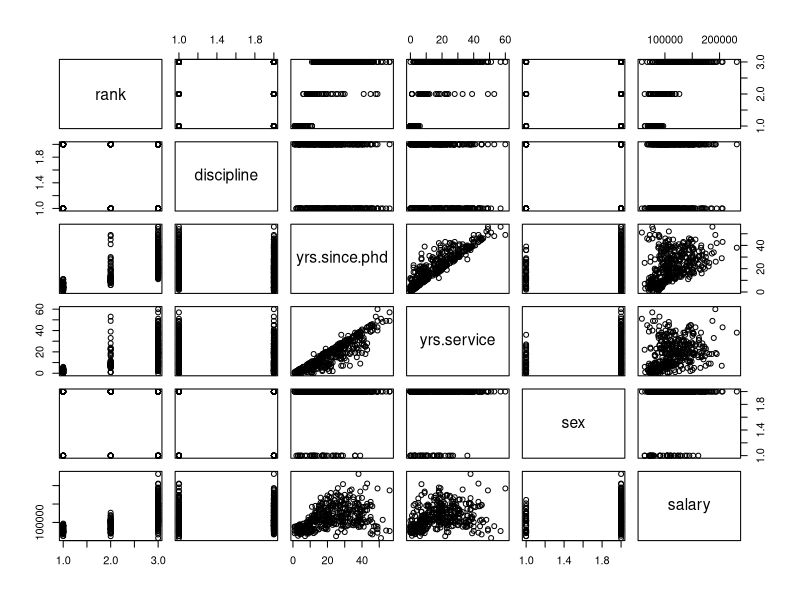
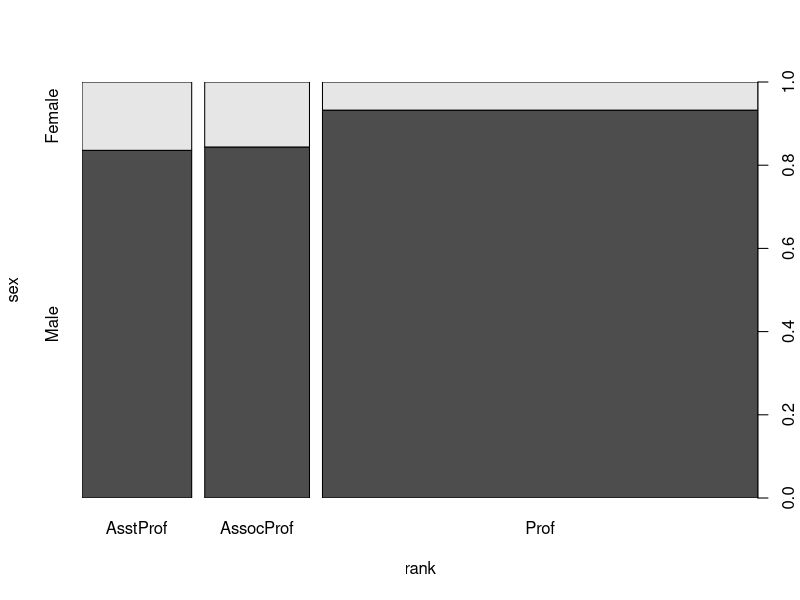
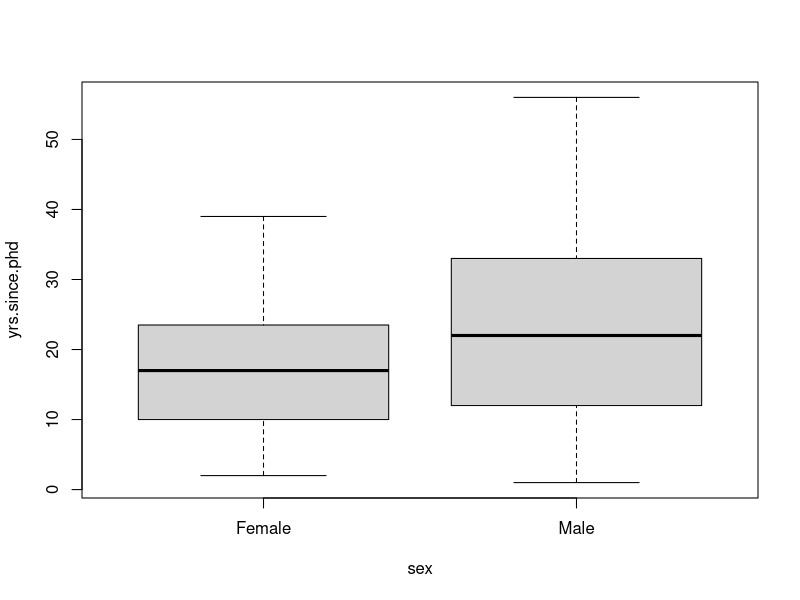
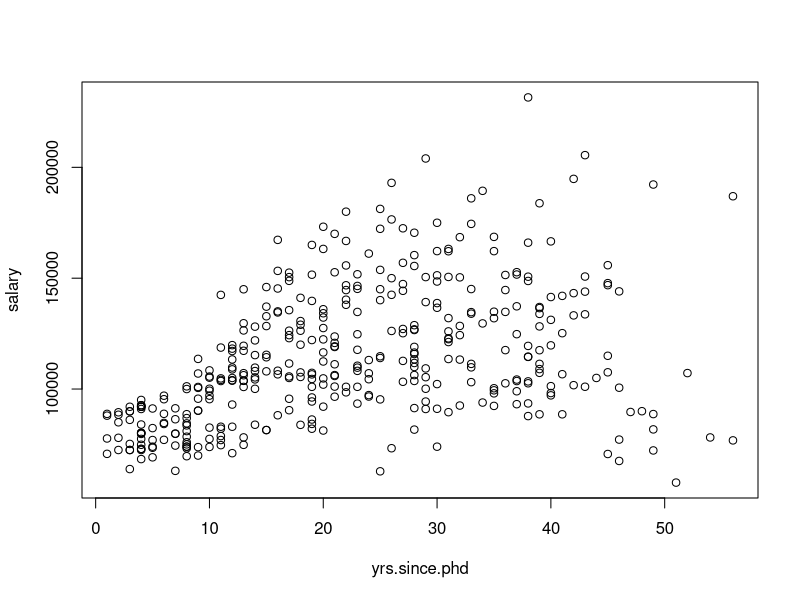

Reproduce these figures in R, in order.
##############################################################################
## Coding Worksheet 2: 2D Arrays and Visualizations 101
## Author: Amelia Bertozzi-Villa
## Description: Introduces 2-D arrays, loading data, installing libraries.
##              Runs through basic visualization using ggplot.
## Sections:
## I. 2D Arrays
##  1. Matrices
##  2. data.frames
## Interlude: Loading libraries
##  3. Loading data

## II. Visualizations
##  1. Plotting in {base}
##  2. Basic plotting in ggplot
##############################################################################

#####################
## I. 2D Arrays  
#####################

## Hello again! Remember last time when we defined an *array* as a collection of values that are all stored as a single object?
## at that point we were focusing manly on *1-dimensional arrays*, which are like a list (or, in the object type we used, a *vector*).
## But that's not the way we're used to viewing data. We're used to viewing things in a spreadsheet, like in Excel. R supports this 
## type of data format too, in a family of objects called *2-dimensional arrays*. 


## 1. Matrices ---------------------------------------------------------

## The simplest type of 2D array is called a *matrix*. It's just a 1D array like a vector organized into a set of columns and rows that you define.
## For example, you can take a vector of length 12:

oneD_array <- c(1,2,3,4,5,6,7,8,9,10,11,12)  # QUIZ: What's a more efficient way of generating this vector?

## And make it into a matrix like so:
twoD_matrix <- matrix(oneD_array, nrow=3, ncol=4)

## You can find the index of a matrix the same way you indexed a vector, only this time you need to include two index 
## values, one for each dimension (by convention, *row* comes before *column*)
twoD_matrix[1,2]
twoD_matrix[1,] # returns the entire first row
twoD_matrix[,1] # returns the entire first column

## 2. data.frames ---------------------------------------------------------

## Matrices are fine so far as 2D arrays go, but they have limited functionality for data manipulation (for example, all elements
## in a matrix must have the same type). In data science, we almost exclusively use an object type called a *data.frame* 
## Data.frames have named columns, can incorporate multiple data types, are easy to manipulate, and have all 
## the nice properties you've come to expect from, say, an Excel spreadsheet, along with many more. At their core, though, data.frames
## are 2D arrays just like matrices. 

## Let's make a sample data.frame:
data_frame <- data.frame(id_number=1:10,
                         name=c("John", "Paul", "Ringo", "George", "Harry", "Hermione", "Ron", "Rosalind", "Marie", "Ada"),
                         affiliation=c(rep("Beatle", 4), rep("Harry Potter", 3), rep("Science", 3)),
                         is_real=c(rep(T, 4), rep(F, 3), rep(T, 3)))

## You can isolate just a column using the $ symbol, or double brackets [[]]:
data_frame$name
data_frame[["name"]]

## Isolate certain rows using the index syntax you learned for matrices:
data_frame[5,]
data_frame[1:5,] # QUIZ: why is it important to include the comma?

## Get an overview of the entire data.frame using summary():
summary(data_frame)

## We'll go into a LOT more detail about data.frames and how to manipulate them next lecture,
## but for now this is all the information we need. 

## Interlude: Loading libraries ---------------------------------------------------------

## The standard version of R that you've recently downloaded is great, but it only includes so much stuff. 
## Over the years, researchers have found themselves thinking "man, I wish the plotting tools were better in R",
## or "man, I wish there were a bunch of useful datasets that I could easily load into R as examples", or 
## "man, I wish I could run a nonlinear hierarchical regression with this new optimization algorithm I just 
## heard about".

## The amazing thing about open-source languages like R is that, when users of the program have feelings like this,
## They can just write R code that does exactly what they want, and, if they think it will be useful to others, 
## they can make those tools publicly available. If the folks who maintain R collectively decide that this new
## *package* (aka *library*) is useful, they'll put it in a shared database so users can install it right from the R console.

## To use a library in R, there are two steps: First, you have to *install* it on your computer. You only have to do this 
## once. Let's say, for example, that we want to install the library "car", which contains some nice example datasets.
## The first step would be:
install.packages("car")

## Ok, now {car} is installed on our computer, but to save memory R doesn't automatically load that functionality into
## the active environment. In order to make all the functionality of your new library available to you, you need to 
## explictly ask for it using the library() function. So, to actually be able to use the elements of {car}, you would say:
library(car)

## and now you're ready to go! Usually, coders put all the librarys they need for a script at the very top of the script,
## so they're easier to keep track of. 

## We'll use the {car} library in the next section. Now it's your turn: can you install and load the package 
## {ggplot2} into this environment?

## 3. Loading data ---------------------------------------------------------

## Thrilling as it is to enter all the values of a dataset manually, we don't want to spend our lives doing that.
## This is why we keep our data in things like spreadsheets or automatically generated formats. You *can* load data
## from a relative of an excel spreadsheet called a CSV (comma separated values file), and from a variety of other
## data formats, but R also comes with some pre-packaged datasets that you can load and look at using the data() function.

## These datasets mostly live in other libraries, though. Some good ones live in the {car} library we installed and loaded
## just a minute ago. Let's look at a dataset of professor salaries called "Salaries". Because we've already loaded the 
## {car} library, we just need to call data() on this dataset name to load the dataset.
data(Salaries)

## What does this look like?
Salaries

## Whoa, that's a lot of information! Let's use head() to just see the first few lines of the dataset
head(Salaries)

## That's better. It looks like our dataset has six columns, with pretty self-explanatory names:
##        rank: AssocProf, AsstProf, or Prof
##        discipline: A or B
##        yrs.since.phd: ranges from 1-56
##        yrs.service: ranges from 0-60
##        sex: Male or Female
##        salary: in USD, ranges from 57,800-231,545

## Let's use this dataset to practice some simple plots.

#########################
## II. Plotting in R  
########################

## 1. Plotting in {base} ---------------------------------------------------------

## The standard R that exists before you load in any libraries (which we denote by {base})
## has plotting functionality. Let's see what happens if we just throw our Salaries dataset
## at it.
plot(Salaries)

## Whoa! That did... something. What did that do?

## What if we only select two columns?
plot(Salaries[c("rank", "sex")])
plot(Salaries[c("sex", "yrs.since.phd")])
plot(Salaries[c("yrs.since.phd", "salary")])

## Ok, that's fine, it has some decent default functionality. But frankly it's ugly, it's unweildy,
## and we will never speak of it again. We'll move on to bigger and better things in the form of....

##     **
##    ****
##   ******
##  ********
## **********

## **ggplot2**

## **********
##  ********
##   ******
##    ****
##     **

## 2. Plotting in ggplot ---------------------------------------------------------

## ggplot (or, more specifically, its updated version ggplot2) is an extremely popular plotting library 
## for R. It's more involved than the simple plot() function we demo'd above, but it's also much more 
## versatile. We're just going to cover the basics now, but its power will become clear to you shortly. 

## If you didn't already load ggplot2 into your R environment, let's do that now.
library(ggplot2)

## Let's start by just looking at the most basic function in ggplot: ggplot() 
bare <- ggplot(Salaries)

## That did... nothing? 
## Not quite: it created an object called "bare" that, when you call it, gives us a blank grey slate.
## If you look at the *attributes* of this object, you'll see that it is indeed a lot of blank spaces
## waiting to be filled.

## Next step: what are plot aesthetics?
aesthetic <- ggplot(Salaries, aes(x=yrs.since.phd, y=salary))

## Ok, adding "aes" (the plot *aesthetics*) is still mostly blank but gives us a little more information:
## it's populated an x and y axis onto the plot. 
## Broadly, an *aesthetic* is anything that maps data in the dataset onto some element of the plot (x axis location,
## y axis location, color, grouping, etc.) We'll get more into this later. 

## Next: how do you put actual stuff on the plot?
## You have to add another function on to the end, saying what type of plot you want to make. 
## geom_point(), for example, will yield a scatterplot:
scatter <- ggplot(Salaries, aes(x=yrs.since.phd, y=salary)) +
  geom_point()

## Success! We have ourselves our first actual plot. To understand what geom_point() did, 
## let's take a look at the "layers" attribute of our three ggplot objects "bare", "aesthetic", and "scatter":
bare$layers
aesthetic$layers
scatter$layers

## QUIZ: what did geom_point() do?

## Ok, this scatter plot has been great fun, but can we make different types of plot? 

## LINE PLOT: geom_line:
line <- ggplot(Salaries, aes(x=yrs.since.phd, y=salary)) +
        geom_line()

## that looks weird! Which should make you think: what is the appropriate plot type to use here?

## BAR PLOT: geom_bar() (NOTE: can't have a y-value aesthetic for this one)
bar <- ggplot(Salaries, aes(x=yrs.since.phd)) +
          geom_bar()

## That's it for our intro plotting lesson. I know it was boring and not very colorful, so to prove to you 
## how cool ggplot is let me leave you with this, which you can create in six lines of code:

fancy <- ggplot(Salaries, aes(x=yrs.since.phd, y=salary)) +
              geom_point(aes(color=rank), alpha=0.6) +
              facet_grid(sex~discipline) +
              labs(title="Salary by Rank, Discipline, and Sex in an American University",
                   x="Years Since Ph.D",
                   y="Salary (USD)")

## See you next time!

